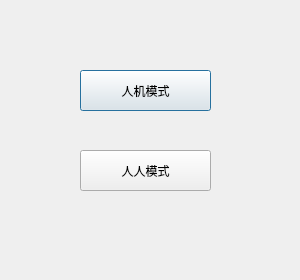
<?xml version="1.0" encoding="UTF-8"?>
<ui version="4.0">
 <class>StandAloneDlg</class>
 <widget class="QDialog" name="StandAloneDlg">
  <property name="geometry">
   <rect>
    <x>0</x>
    <y>0</y>
    <width>300</width>
    <height>280</height>
   </rect>
  </property>
  <property name="windowTitle">
   <string>单机模式选择</string>
  </property>
  <widget class="QPushButton" name="goSingleGame">
   <property name="geometry">
    <rect>
     <x>80</x>
     <y>70</y>
     <width>131</width>
     <height>41</height>
    </rect>
   </property>
   <property name="font">
    <font>
     <family>微软雅黑</family>
    </font>
   </property>
   <property name="text">
    <string>人机模式</string>
   </property>
  </widget>
  <widget class="QPushButton" name="goMultiGame">
   <property name="geometry">
    <rect>
     <x>80</x>
     <y>150</y>
     <width>131</width>
     <height>41</height>
    </rect>
   </property>
   <property name="font">
    <font>
     <family>微软雅黑</family>
    </font>
   </property>
   <property name="text">
    <string>人人模式</string>
   </property>
  </widget>
 </widget>
 <resources/>
 <connections>
  <connection>
   <sender>goSingleGame</sender>
   <signal>clicked()</signal>
   <receiver>StandAloneDlg</receiver>
   <slot>close()</slot>
   <hints>
    <hint type="sourcelabel">
     <x>163</x>
     <y>86</y>
    </hint>
    <hint type="destinationlabel">
     <x>351</x>
     <y>87</y>
    </hint>
   </hints>
  </connection>
  <connection>
   <sender>goMultiGame</sender>
   <signal>clicked()</signal>
   <receiver>StandAloneDlg</receiver>
   <slot>close()</slot>
   <hints>
    <hint type="sourcelabel">
     <x>149</x>
     <y>172</y>
    </hint>
    <hint type="destinationlabel">
     <x>362</x>
     <y>184</y>
    </hint>
   </hints>
  </connection>
 </connections>
</ui>
